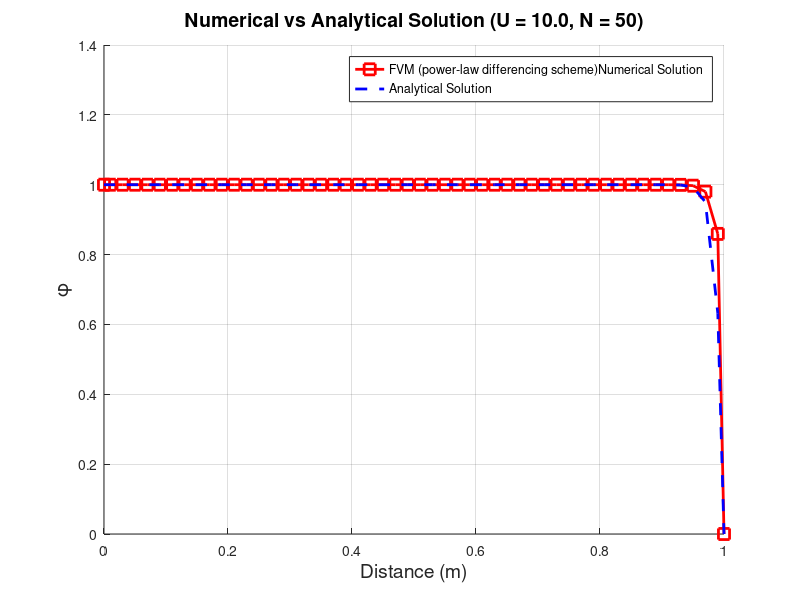

The MATLAB script that drew this image:

clc; clear; close all;

% Physical and boundary values
U = 10;
N = 50;
L = 1.0;
Gamma = 0.1;
rho = 1.0;
phi_A = 1;
phi_B = 0;


% Discretization
dx = L/N;
% Initialize solution array
phi = zeros(N+1,1);
phi(1) = phi_A;
phi(end) = phi_B;

% Flux coefficients
F = rho * U;
D = Gamma / dx;

% Power-law scheme function
power_law = @(Pe) max(0, (1 - 0.1*abs(Pe)).^5);

% Matrix initialization
A = zeros(N+1,N+1);
b = zeros(N+1,1);

% Apply boundary conditions
A(1,1) = 1;
b(1) = phi_A;
A(end,end) = 1;
b(end) = phi_B;

% Assemble equations for internal nodes
Pe = F*dx/Gamma;
fprintf("The Peclet Number %d",Pe);
for i = 2:N
    Pe = F*dx/Gamma;
    aW = D*power_law(Pe) + max(F,0);
    aE = D*power_law(Pe) + max(-F,0);
    aP = aW + aE;
    
    A(i,i-1:i+1) = [-aW, aP, -aE];
end

% Solve linear system
phi = A\b;
function phi = AnalyticalSolution(varargin)
    % Parse Name-Value pairs
    p = inputParser;

    addParameter(p, 'U', 1);               % Velocity
    addParameter(p, 'rho', 1);            % Density
    addParameter(p, 'Gamma', 0.1);        % Diffusion coefficient
    addParameter(p, 'L', 1);              % Domain length
    addParameter(p, 'x', []);             % x locations where phi is evaluated
    addParameter(p, 'phi_A', 1);          % Left boundary value
    addParameter(p, 'phi_B', 0);          % Right boundary value

    parse(p, varargin{:});
    U      = p.Results.U;
    rho    = p.Results.rho;
    Gamma  = p.Results.Gamma;
    L      = p.Results.L;
    x      = p.Results.x;
    phi_A  = p.Results.phi_A;
    phi_B  = p.Results.phi_B;

    % Analytical formula for 1D steady convection-diffusion problem
    exponent = (rho * U * x) / Gamma;
    denominator = exp((rho * U * L) / Gamma) - 1;
    numerator = exp(exponent) - 1;

    phi = phi_A + (phi_B - phi_A) * (numerator / denominator);
end




% Discretization
P = 1:N;
x_P = (P - 0.5) * dx;
x_analytical = [0, x_P, L];


phi_analytical = AnalyticalSolution('U', U, 'rho', rho, 'Gamma', Gamma, ...
                                    'L', L, 'x', x_analytical, ...
                                    'phi_A', phi_A, 'phi_B', phi_B);

phi_FVM = [phi_A;phi];
figure;
hold on;
plot(x_analytical, phi_FVM, 'rs-', 'LineWidth', 2, ...
         'MarkerSize', 8, 'DisplayName', 'FVM (power-law differencing scheme)Numerical Solution');

plot(x_analytical, phi_analytical, 'b--', 'LineWidth', 2,'DisplayName', 'Analytical Solution');
title('1D Convection-Diffusion Solution (Power-Law Scheme)');
xlabel('Distance (m)', 'FontSize', 14);
ylabel('\phi', 'FontSize', 14);
title(sprintf('Numerical vs Analytical Solution (U = %.1f, N = %d)', U, N), 'FontSize', 14);
legend('Location', 'best');
grid on;
hold off;
% Visualize results
% plot(linspace(0,L,N+1), phi, '-o');
% title('1D Convection-Diffusion Solution (Power-Law Scheme)');
% xlabel('Position');
% ylabel('\phi');
% grid on;
